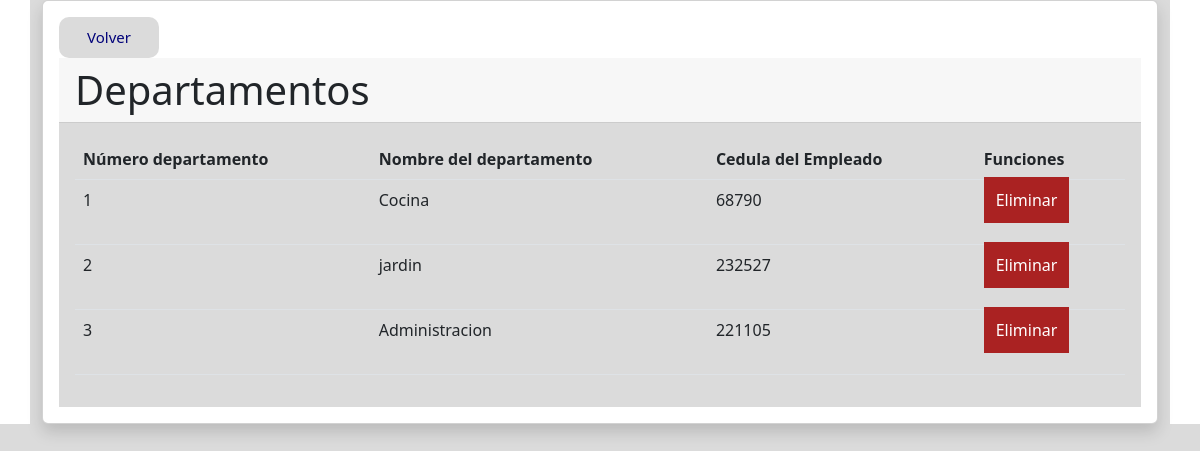
Screenshot of /Ejerciciodos/tablaDep.php with the database file from the repository.
### tables this page shows
CREATE TABLE `departamento` (
  `nom_depto` varchar(60) NOT NULL,
  `cedula_emp` int(11) NOT NULL,
  `num_depto` int(11) NOT NULL
);

### Ejerciciodos/tablaDep.php (the view, shortened to what this page needs)
<!DOCTYPE html>
<html lang="en">
<head>
    <link rel="stylesheet" type="text/css" href="styles.css">
    <link href="https://cdn.jsdelivr.net/npm/bootstrap@5.2.2/dist/css/bootstrap.min.css" rel="stylesheet">
</head>
<body>
<div class="container">
    <div class="card shadow p-3 mb-5 bg-body rounded">
         <a  class="enmenu" href="index.php">Volver</a>
        <h1 class="card-header">Departamentos</h1>
        <div class="card-body">
            <table class="table table-hover">
            <thead class="thead-light">
                <tr>
                    <th>Número departamento</td>
                    <th>Nombre del departamento</td>
                    <th>Cedula del Empleado</th>
                    <th>Funciones</th>
                </tr>
                </thead>
                <?php
                include("con_db.php");
                $sql2 = "SELECT * FROM departamento";
                $query2 = mysqli_query($conex, $sql2);
                while ($row = mysqli_fetch_array($query2)) {
                    $num_depto= $row['num_depto'];
                    $telefono = $row['nom_depto'];
                    $idced = $row['cedula_emp'];
                ?>
 <tbody>
                    <tr>
                        <td> <?php echo $num_depto ?> </th>
                        <td> <?php echo $telefono ?> </th>
                        <td> <?php echo $idced ?> </td>
                        <td>
                    <div>
                    <a class="bad" href="eliminarDep.php?num_depto=<?php echo $num_depto ?>">Eliminar</a>
                    </div>
                    <br>
                </td>
                    </tr>
                <?php }
                include("eliminarDep.php");
                ?>
                </tbody>
            </table>
        </div>
        </div>
    </div>
</body>
</html>

### Ejerciciodos/styles.css (style rules this page uses)
* { margin: 0; padding: 0; box-sizing:border-box; background-color: #DBDBDB; }
body { background: #DBDBDB; font-family: 'Open sans'; }
.enmenu { font-size: 15px; padding: 9px 10px; width: 100px; border: none; border-radius: 10px; text-decoration: none; text-align: center; color:rgb(0, 2, 121); }
.bad { text-align: center; width: 100%; padding: 12px; background-color: #a22; color: #fff; text-decoration: none; }

### rows the page displays
departamento: num_depto "1", nom_depto "Cocina", cedula_emp "68790"
departamento: num_depto "2", nom_depto "jardin", cedula_emp "232527"
departamento: num_depto "3", nom_depto "Administracion", cedula_emp "221105"
